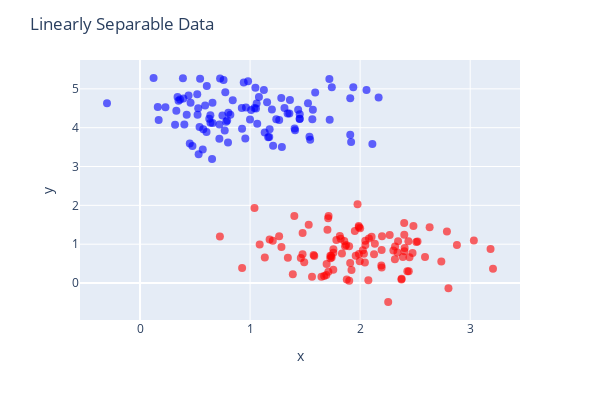

Write notebook code for a chart like this one.
### Code cell
# Plotting the data
figL = px.scatter(
    x=Xl[:, 0],
    y=Xl[:, 1],
    color=yl,
    color_continuous_scale='bluered'
)
figL.update_traces(
    marker=dict(size=8, opacity=0.6)
)
figL.update_layout(
    coloraxis_showscale=False,
    width=600,
    height=400,
    title='Linearly Separable Data'
)
figL.show()

### Figure 1 — Plotly figure (JSON) as saved in the notebook; plotly's stock layout.template omitted (floating-point values rounded to 4 significant figures; data arrays with more than 128 entries replaced by an {"elided": "..."} marker saying what was removed)
{"data": [{"hovertemplate": "x=%{x}<br>y=%{y}<br>color=%{marker.color}<extra></extra>", "legendgroup": "", "marker": {"color": {"elided": "200 int values"}, "coloraxis": "coloraxis", "opacity": 0.6, "size": 8, "symbol": "circle"}, "mode": "markers", "name": "", "orientation": "v", "showlegend": false, "type": "scatter", "x": {"elided": "200 float values"}, "xaxis": "x", "y": {"elided": "200 float values"}, "yaxis": "y"}], "layout": {"coloraxis": {"colorbar": {"title": {"text": "color"}}, "colorscale": [[0, "rgb(0,0,255)"], [1, "rgb(255,0,0)"]], "showscale": false}, "height": 400, "legend": {"tracegroupgap": 0}, "margin": {"t": 60}, "title": {"text": "Linearly Separable Data"}, "width": 600, "xaxis": {"anchor": "y", "domain": [0, 1], "title": {"text": "x"}}, "yaxis": {"anchor": "x", "domain": [0, 1], "title": {"text": "y"}}}}
